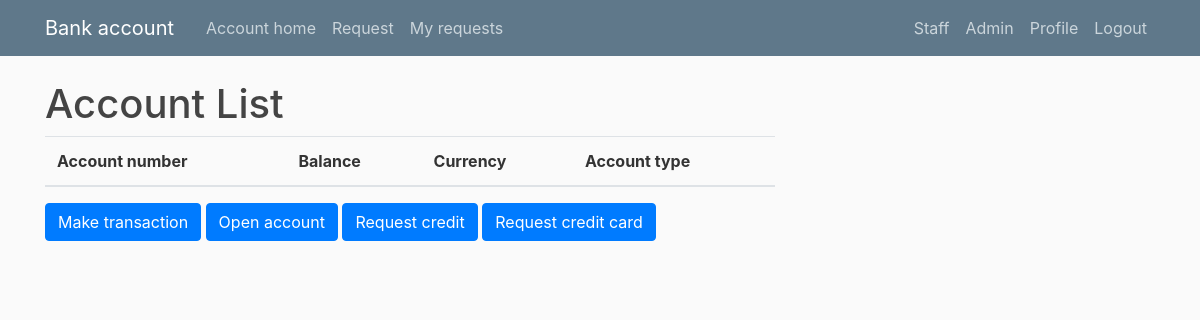
The page / (signed in) on the database as committed earlier.
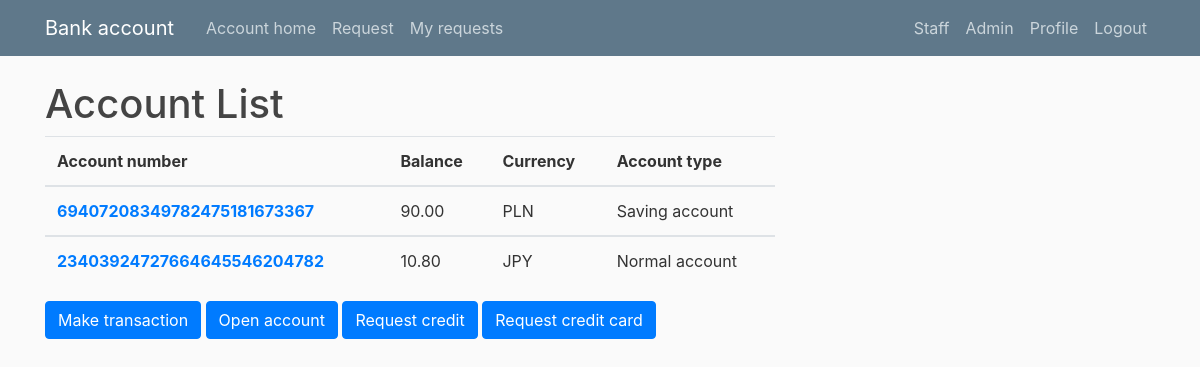
The same page on the database as committed later.
### client/models.py (models this page shows, shortened)
class Account(models.Model):
    def rand_account_number():
        account_nr = str(random.randint(0, 9))
        for i in range(25):
            account_nr += str(random.randint(0, 9))
        return account_nr
    CURRENCIES_CHOICE = [
        ('EUR', 'EUR'),
        ('PLN', 'PLN'),
        ('USD', 'USD'),
        ('JPY', 'JPY'),
        ('GBP', 'GBP'),
        ('CHF', 'CHF'),
        ('SAR', 'SAR'),
        ('RUB', 'RUB'),
        ('KRW', 'KRW')
    ]
    ACCOUNT_TYPE_CHOICES = [
        ('Normal account', 'Normal account'),
        ('Saving account', 'Saving account')
    ]
    account_number = models.CharField(
        default=rand_account_number, max_length=26, unique=True)
    user = models.ForeignKey(CustomUser, on_delete=models.CASCADE)
    balance = models.DecimalField(default=0, max_digits=10, decimal_places=2)
    transaction_limit = models.IntegerField(default=10)
    currency = models.CharField(
        default='PLN', max_length=3, choices=CURRENCIES_CHOICE)
    is_active = models.BooleanField(default=True)
    creation_date = models.DateTimeField(default=timezone.now)
    account_type = models.CharField(
        default='Normal account', max_length=15, choices=ACCOUNT_TYPE_CHOICES)

### client/views.py (the view)
# urls.py: 2. Add a URL to urlpatterns:  path('', views.home, name='home')
@login_required
def home(request):
    accounts = Account.objects.filter(user=request.user, is_active=True)
    context = {
        'accounts': accounts
    }
    return render(request, 'client/home.html', context)

### client/templates/client/home.html
{% extends "client/base.html" %}
{% block content %}
<h1>Account List</h1>
<table class="table">
    <thead>
        <tr>
            <th scope="col">Account number</th>
            <th scope="col">Balance</th>
            <th scope="col">Currency</th>
            <th scope="col">Account type</th>
        </tr>
    </thead>
    {% for account in accounts %}
    {% if account.is_active %}
    <tbody>
        <tr>
            <th scope="row">
                <a class="navbar-link" href="{% url 'account' oid=account.id %}">
                    {{ account.account_number }}
                </a>
            </th>
            <td>{{ account.balance }}</td>
            <td>{{ account.currency }}</td>
            <td>{{ account.account_type }}</td>
        </tr>
    {% endif %}
    {% endfor %}
    </tbody>
</table>
<div class="form-group">
    <a href="{% url 'make_transaction' %}" class="btn btn-primary" type="button">
        Make transaction
    </a>
{% if accounts|length < 5 %}
    <a href="{% url 'open_account' %}" class="btn btn-primary" type="button">
        Open account
    </a>
    <a href="{% url 'open_credit_account' %}" class="btn btn-primary" type="button">
        Request credit
    </a>
    <a href="{% url 'request_credit_card' %}" class="btn btn-primary" type="button">
        Request credit card
    </a>
{% else %}
    Account limit reached.
{% endif %}
</div>
{% endblock %}

Rows that differ between the two databases and show on the page:
now on this page (row edited): Account: account_number "69407208349782475181673367", balance "90.00", currency "PLN", account_type "Saving account"
now on this page (row edited): Account: account_number "23403924727664645546204782", balance "10.80", currency "JPY", account_type "Normal account"
